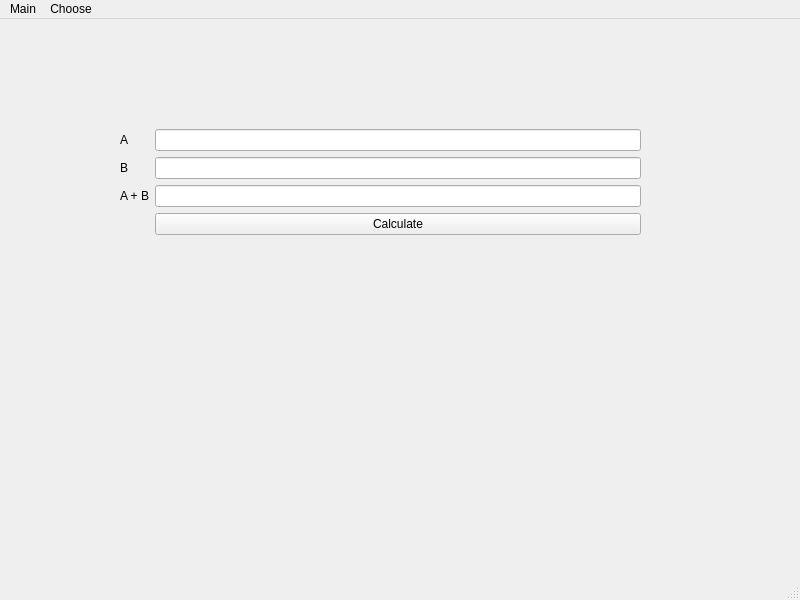
<?xml version="1.0" encoding="UTF-8"?>
<ui version="4.0">
 <class>Taschenrechner</class>
 <widget class="QMainWindow" name="Taschenrechner">
  <property name="geometry">
   <rect>
    <x>0</x>
    <y>0</y>
    <width>800</width>
    <height>600</height>
   </rect>
  </property>
  <property name="windowTitle">
   <string>Taschenrechner</string>
  </property>
  <widget class="QWidget" name="centralwidget">
   <widget class="QStackedWidget" name="stackedWidget">
    <property name="geometry">
     <rect>
      <x>120</x>
      <y>110</y>
      <width>521</width>
      <height>301</height>
     </rect>
    </property>
    <property name="currentIndex">
     <number>0</number>
    </property>
    <widget class="QWidget" name="Add">
     <widget class="QWidget" name="layoutWidget">
      <property name="geometry">
       <rect>
        <x>0</x>
        <y>0</y>
        <width>521</width>
        <height>301</height>
       </rect>
      </property>
      <layout class="QFormLayout" name="formLayout">
       <item row="0" column="0">
        <widget class="QLabel" name="LabelA">
         <property name="text">
          <string>A</string>
         </property>
         <property name="alignment">
          <set>Qt::AlignCenter</set>
         </property>
        </widget>
       </item>
       <item row="0" column="1">
        <widget class="QLineEdit" name="InputA"/>
       </item>
       <item row="1" column="0">
        <widget class="QLabel" name="LabelB">
         <property name="text">
          <string>B</string>
         </property>
         <property name="alignment">
          <set>Qt::AlignCenter</set>
         </property>
        </widget>
       </item>
       <item row="1" column="1">
        <widget class="QLineEdit" name="InputB"/>
       </item>
       <item row="2" column="0">
        <widget class="QLabel" name="LabelAB">
         <property name="text">
          <string>A + B</string>
         </property>
         <property name="alignment">
          <set>Qt::AlignCenter</set>
         </property>
        </widget>
       </item>
       <item row="2" column="1">
        <widget class="QLineEdit" name="ResultC">
         <property name="text">
          <string/>
         </property>
         <property name="readOnly">
          <bool>true</bool>
         </property>
        </widget>
       </item>
       <item row="3" column="1">
        <widget class="QPushButton" name="Calculate">
         <property name="text">
          <string>Calculate</string>
         </property>
        </widget>
       </item>
      </layout>
     </widget>
    </widget>
    <widget class="QWidget" name="Sub">
     <widget class="QWidget" name="layoutWidget">
      <property name="geometry">
       <rect>
        <x>0</x>
        <y>0</y>
        <width>521</width>
        <height>301</height>
       </rect>
      </property>
      <layout class="QFormLayout" name="formLayout_2">
       <item row="0" column="0">
        <widget class="QLabel" name="LabelA_2">
         <property name="text">
          <string>A</string>
         </property>
         <property name="alignment">
          <set>Qt::AlignCenter</set>
         </property>
        </widget>
       </item>
       <item row="0" column="1">
        <widget class="QLineEdit" name="InputA_2"/>
       </item>
       <item row="1" column="0">
        <widget class="QLabel" name="LabelB_2">
         <property name="text">
          <string>B</string>
         </property>
         <property name="alignment">
          <set>Qt::AlignCenter</set>
         </property>
        </widget>
       </item>
       <item row="1" column="1">
        <widget class="QLineEdit" name="InputB_2"/>
       </item>
       <item row="2" column="0">
        <widget class="QLabel" name="LabelAB_2">
         <property name="text">
          <string>A - B</string>
         </property>
         <property name="alignment">
          <set>Qt::AlignCenter</set>
         </property>
        </widget>
       </item>
       <item row="2" column="1">
        <widget class="QLineEdit" name="ResultC_2">
         <property name="text">
          <string/>
         </property>
         <property name="readOnly">
          <bool>true</bool>
         </property>
        </widget>
       </item>
       <item row="3" column="1">
        <widget class="QPushButton" name="Calculate_2">
         <property name="text">
          <string>Calculate</string>
         </property>
        </widget>
       </item>
      </layout>
     </widget>
    </widget>
   </widget>
  </widget>
  <widget class="QStatusBar" name="statusbar"/>
  <widget class="QMenuBar" name="menuBar">
   <property name="geometry">
    <rect>
     <x>0</x>
     <y>0</y>
     <width>800</width>
     <height>20</height>
    </rect>
   </property>
   <widget class="QMenu" name="MainMenu">
    <property name="title">
     <string>Main</string>
    </property>
    <addaction name="actionQuit"/>
   </widget>
   <widget class="QMenu" name="ChooseMenu">
    <property name="title">
     <string>Choose</string>
    </property>
    <addaction name="actionAdd"/>
    <addaction name="actionSub"/>
   </widget>
   <addaction name="MainMenu"/>
   <addaction name="ChooseMenu"/>
  </widget>
  <action name="actionAdd">
   <property name="text">
    <string>Add</string>
   </property>
  </action>
  <action name="actionSub">
   <property name="text">
    <string>Sub</string>
   </property>
  </action>
  <action name="actionQuit">
   <property name="text">
    <string>Quit</string>
   </property>
  </action>
 </widget>
 <resources/>
 <connections/>
</ui>
